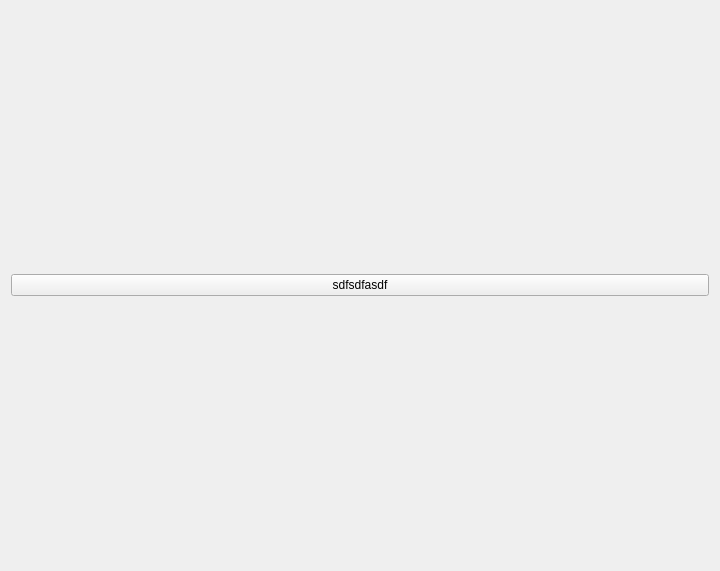
<?xml version="1.0" encoding="UTF-8"?>
<ui version="4.0">
 <class>PageWidget</class>
 <widget class="QWidget" name="PageWidget">
  <property name="geometry">
   <rect>
    <x>0</x>
    <y>0</y>
    <width>720</width>
    <height>571</height>
   </rect>
  </property>
  <property name="windowTitle">
   <string>Form</string>
  </property>
  <layout class="QVBoxLayout" name="verticalLayout">
   <item>
    <widget class="QPushButton" name="pushButton">
     <property name="text">
      <string>sdfsdfasdf</string>
     </property>
    </widget>
   </item>
  </layout>
 </widget>
 <resources/>
 <connections/>
</ui>
